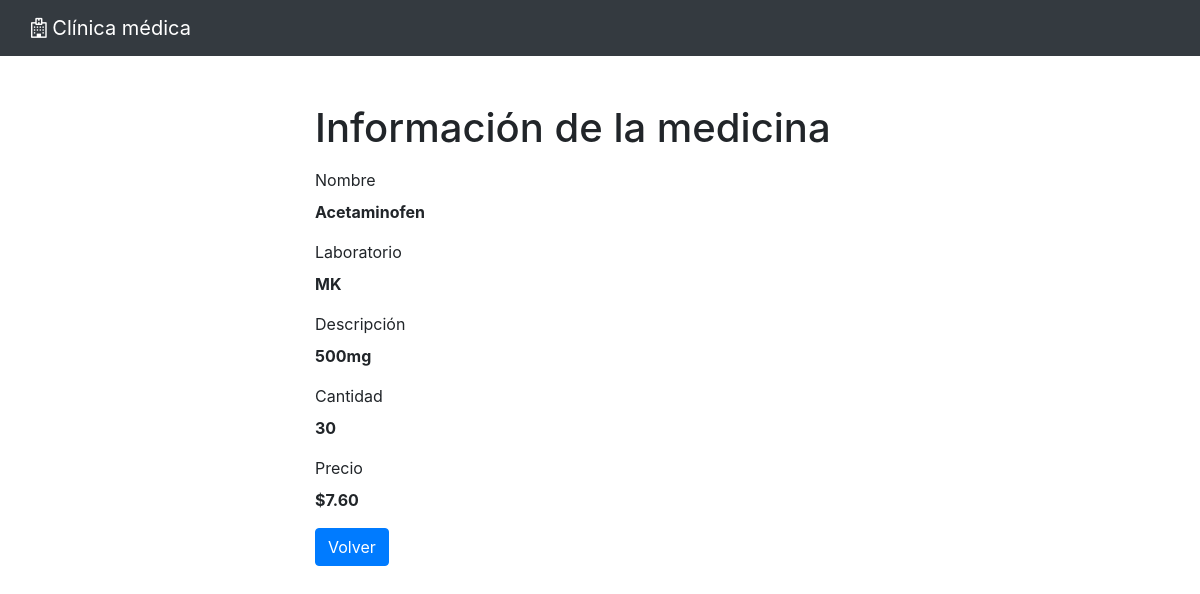
/medicinas/read.php?id=1, run on the app's committed database.
### tables this page shows
CREATE TABLE `medicinas` (
  `id` int(11) NOT NULL,
  `nombre` varchar(50) NOT NULL,
  `laboratorio` varchar(50) NOT NULL,
  `descripcion` varchar(100) DEFAULT NULL,
  `cantidad` int(10) DEFAULT NULL,
  `precio` decimal(10,2) DEFAULT 0.00,
  `imagen` varchar(2083) DEFAULT NULL
);

### medicinas/read.php (the view, shortened to what this page needs)
<?php
require_once "../config.php";
if (isset($_GET["id"]) && !empty(trim($_GET["id"]))) {
    $sql = "SELECT * FROM medicinas WHERE id = ?";
    if ($stmt = mysqli_prepare($link, $sql)) {
        mysqli_stmt_bind_param($stmt, "i", $param_id);
        if (mysqli_stmt_execute($stmt)) {
            $result = mysqli_stmt_get_result($stmt);
            if (mysqli_num_rows($result) == 1) {
                $row = mysqli_fetch_array($result, MYSQLI_ASSOC);
                $name = $row["nombre"];
                $laboratory = $row["laboratorio"];
                $description = $row["descripcion"];
                $quantity = $row["cantidad"];
                $price = $row["precio"];
            } else {
                header("location: error.php");
                exit();
            }
        } else {
            echo "Hubo un error al obtener la información de la medicina.";
        }
    }
} else {
    header("location: error.php");
    exit();
}
?>
<!DOCTYPE html>
<html lang="en">
<head>
    <link rel="stylesheet" href="https://stackpath.bootstrapcdn.com/bootstrap/4.5.2/css/bootstrap.min.css">
    <link rel="stylesheet" href="https://maxcdn.bootstrapcdn.com/font-awesome/4.7.0/css/font-awesome.min.css">
</head>
<body>
<nav class="navbar navbar-dark bg-dark">
    <div class="container-fluid">
        <a class="navbar-brand" style="color:white"><i class="fa fa-hospital-o"></i> Clínica médica</a>
    </div>
</nav>
<div class="wrapper">
    <div class="container-fluid">
        <div class="row">
            <div class="col-md-12">
                <h1 class="mt-5 mb-3">Información de la medicina</h1>
                <div class="form-group">
                    <label>Nombre</label>
                    <p><b><?php echo $name?></b></p>
                </div>
                <div class="form-group">
                    <label>Laboratorio</label>
                    <p><b><?php echo $laboratory ?></b></p>
                </div>
                <div class="form-group">
                    <label>Descripción</label>
                    <p><b><?php echo $description ?></b></p>
                </div>
                <div class="form-group">
                    <label>Cantidad</label>
                    <p><b><?php echo $quantity ?></b></p>
                </div>
                <div class="form-group">
                    <label>Precio</label>
                    <p><b><?php echo "$" . $price ?></b></p>
                </div>
                <p><a href="index.php" class="btn btn-primary">Volver</a></p>
            </div>
        </div>
    </div>
</div>
</body>
</html>

### medicinas/read.php (style rules this page uses)
.wrapper { width: 600px; margin: 0 auto; }

### data on the page
medicinas: nombre "Acetaminofen", laboratorio "MK", descripcion "500mg", cantidad "30", precio "7.60"
